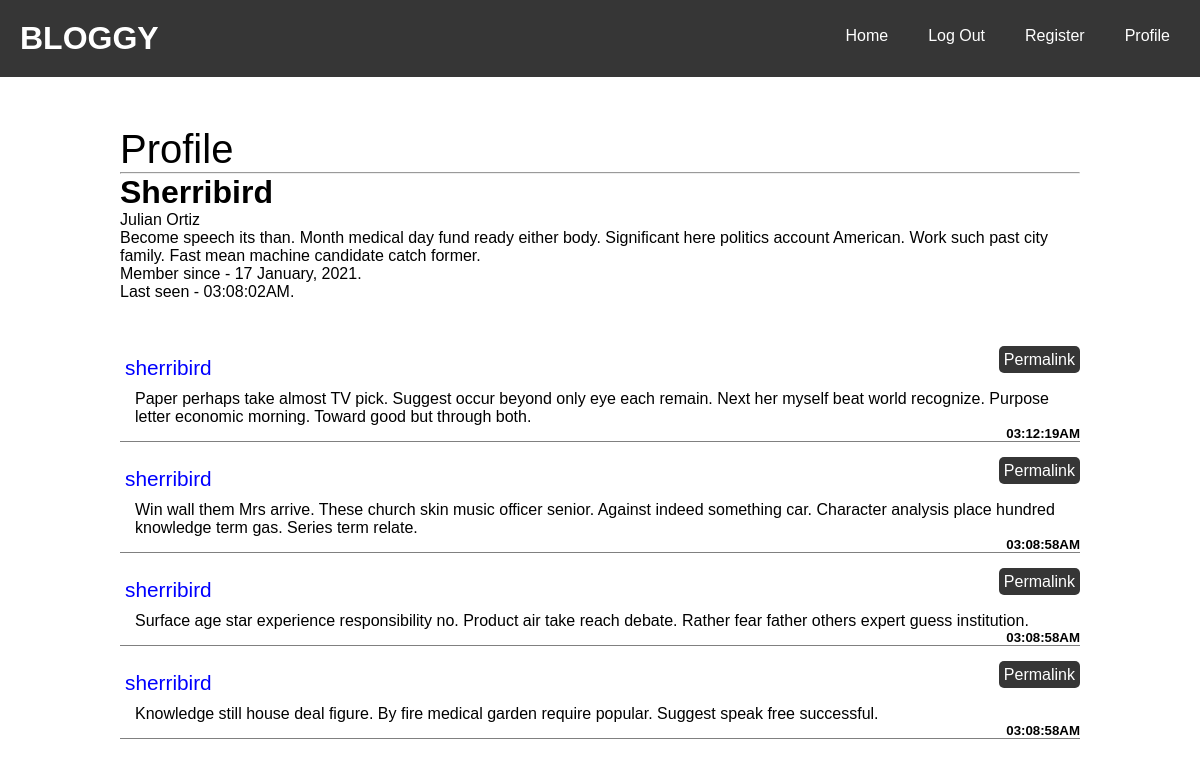
The app's page /user/sherribird (signed in) with its own data.
### blog/models.py (models this page shows, shortened)
class User(UserMixin, db.Model):
    __tablename__ = 'users'
    id = db.Column(db.Integer, primary_key = True)
    email = db.Column(db.String(64), unique = True, index = True)
    username = db.Column(db.String(64), unique = True, index = True)
    password_hash = db.Column(db.String(128))
    confirmed = db.Column(db.Boolean, default = True)
    name = db.Column(db.String(64))
    location = db.Column(db.String(64))
    about_me = db.Column(db.Text())
    member_since = db.Column(db.DateTime(), default = datetime.today())
    last_seen = db.Column(db.DateTime(), default = datetime.today())
    posts = db.relationship('Post', backref = 'author', lazy = 'dynamic')
    followed = db.relationship('Follow',
                               foreign_keys = [Follow.follower_id],
                               backref = db.backref('follower', lazy = 'joined'),
                               lazy = 'dynamic',
                               cascade = 'all, delete-orphan')
    followers = db.relationship('Follow',
                               foreign_keys = [Follow.followed_id],
                               backref = db.backref('followed', lazy = 'joined'),
                               lazy = 'dynamic',
                               cascade = 'all, delete-orphan')
    role_id = db.Column(db.Integer, db.ForeignKey('roles.id'))
    """
    Password is a decorated property that raises an error when it is accessed.
    Of course even with brute force, it cannot be recovered as it has been hashed.
    The setter does the hashing and a verify method is needed at last.
    """
    @property
    def password(self):
        raise AttributeError('ACCESS DENIED! PASSWORD CANNOT BE READ!')
    def can(self, perm):
        return self.role is not None and self.role.has_permission(perm)
    def is_administrator(self):
        return self.can(Permission.ADMIN)
    def ping(self):
        self.last_seen = datetime.utcnow()
        db.session.add(self)
        db.session.commit()

class Post(db.Model):
    __tablename__ = 'posts'
    id = db.Column(db.Integer, primary_key = True)
    body = db.Column(db.Text())
    timestamp = db.Column(db.DateTime(), index = True, default = datetime.now())
    author_id = db.Column(db.Integer, db.ForeignKey('users.id'))

### blog/main/views.py (the view)
@main.route('/user/<username>')
@login_required
def user(username):
    u = User.query.filter_by(username = username).first_or_404()
    posts = u.posts.order_by(Post.timestamp.desc()).all()
    return render_template('main/user.html', user = u, posts = posts)

### blog/auth/views.py (called while the page is built)
@auth.before_app_request
def before_request():
    if current_user.is_authenticated:
        current_user.ping()
        if not current_user.confirmed \
                and request.endpoint \
                and request.blueprint != 'auth' \
                and request.endpoint != 'static':
            return redirect(url_for('auth.unconfirmed'))

### blog/main/__init__.py (called while the page is built)
@main.app_context_processor
def inject_permissions():
    return dict(Permission = Permission)

### blog/models.py (called while the page is built)
@login_manager.user_loader
def load_user(user_id):
    return User.query.get(int(user_id))

    def has_permission(self, perm):
        return self.permissions & perm == perm

### blog/templates/main/user.html (shortened to what this page needs)
{% extends "base.html" %}
{% block page_name %}Profile{% endblock %}
{% block body %}
    <h1>{{ user.username | capitalize }}</h1>
    {% if user.name %}
        <p>{{ user.name }}</p>
    {% endif %}
    {% if user.about_me %}
        <p>{{ user.about_me }}</p>
    {% endif %}
    <p>
        Member since - {{ user.member_since.strftime('%d %B, %Y') }}.
    </p>
    <p>
        Last seen - {{ user.last_seen.strftime('%X%p') }}.
    </p>
    {% include "_posts.html" %}
{% endblock %}

### blog/templates/_posts.html (shortened to what this page needs)
<div class="posts">
   {% for post in posts %}
        <li class="post">
            <div class="post-author">
                <a
                href="{{ url_for('.user', username = post.author.username) }}">
                    {{ post.author.username }}
                </a>
            </div>
            <div  class="post-date">
                <h5>
                    {{ post.timestamp.strftime("%X%p") }}
                </h5>
            </div>
            <div class="post-body">
                <a href="{{ url_for('main.post',
                            post_id = post.id, _external=True) }}">
                    {{ post.body }}
                </a>
            </div>
            <div class="post-footer">
                <a class="permalink" href="{{ url_for('.post',
                         post_id = post.id, _external=True) }}">
                    Permalink
                </a>
            </div>
        </li>
    {% endfor %}
</div>

### blog/templates/_posts.html (style rules this page uses)
.post { position: relative; margin: 0 0 20px 0; }
.post-author a { text-decoration: none; color: blue; font-size: 1.3rem; }
.post-date { position: absolute; bottom: 0; right: 0; }
.post-body a { text-decoration: none; color: rgb(0, 0, 0); }
.post-footer { position: absolute; top: 0; right: 0; }
.post-footer .permalink { text-decoration: none; color: rgb(255, 255, 255); padding: 5px 5px; background-color: rgb(54, 54, 54); border-radius: 5px; margin-left: 5px; }

### records on screen
User: username "Sherribird", name "Julian Ortiz", about_me "Become speech its than. Month medical day fund ready either body. Significant here politics account American. Work such past city family. Fast mean machine candidate catch former.", member_since "17 January, 2021", last_seen "03:08:02AM"
Post: author.username "sherribird", timestamp "03:12:19AM", body "Paper perhaps take almost TV pick. Suggest occur beyond only eye each remain. Next her myself beat world recognize. Purpose letter economic morning. Toward good but through both."
Post: author.username "sherribird", timestamp "03:08:58AM", body "Win wall them Mrs arrive. These church skin music officer senior. Against indeed something car. Character analysis place hundred knowledge term gas. Series term relate."
Post: author.username "sherribird", timestamp "03:08:58AM", body "Surface age star experience responsibility no. Product air take reach debate. Rather fear father others expert guess institution."
Post: author.username "sherribird", timestamp "03:08:58AM", body "Knowledge still house deal figure. By fire medical garden require popular. Suggest speak free successful."
